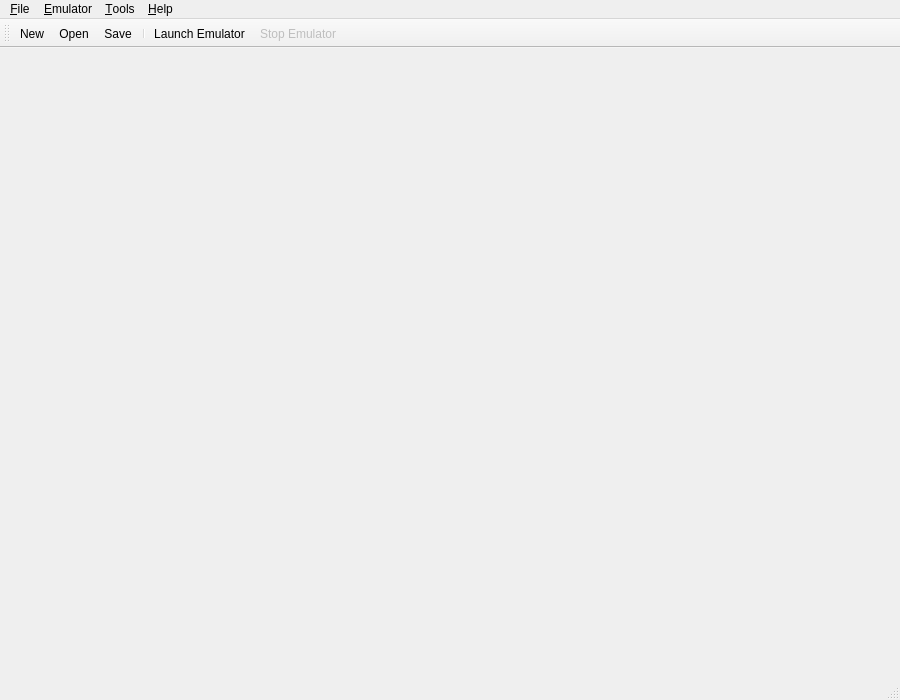
<?xml version="1.0" encoding="UTF-8"?>
<ui version="4.0">
 <class>MainWindow</class>
 <widget class="QMainWindow" name="MainWindow">
  <property name="geometry">
   <rect>
    <x>0</x>
    <y>0</y>
    <width>900</width>
    <height>700</height>
   </rect>
  </property>
  <property name="windowTitle">
   <string>NewtonEmu Frontend</string>
  </property>
  <widget class="QWidget" name="centralwidget"/>
  <widget class="QMenuBar" name="menubar">
   <property name="geometry">
    <rect>
     <x>0</x>
     <y>0</y>
     <width>900</width>
     <height>22</height>
    </rect>
   </property>
   <widget class="QMenu" name="menuFile">
    <property name="title">
     <string>&amp;File</string>
    </property>
    <addaction name="actionNew"/>
    <addaction name="actionOpen"/>
    <addaction name="actionSave"/>
    <addaction name="actionSaveAs"/>
    <addaction name="separator"/>
    <addaction name="actionExit"/>
   </widget>
   <widget class="QMenu" name="menuEmulator">
    <property name="title">
     <string>&amp;Emulator</string>
    </property>
    <addaction name="actionLaunch"/>
    <addaction name="actionStop"/>
   </widget>
   <widget class="QMenu" name="menuTools">
    <property name="title">
     <string>&amp;Tools</string>
    </property>
    <addaction name="actionDebugger"/>
    <addaction name="actionHfsManager"/>
    <addaction name="actionNetworkMonitor"/>
    <addaction name="actionDiskManager"/>
   </widget>
   <widget class="QMenu" name="menuHelp">
    <property name="title">
     <string>&amp;Help</string>
    </property>
    <addaction name="actionAbout"/>
    <addaction name="actionAboutQt"/>
   </widget>
   <addaction name="menuFile"/>
   <addaction name="menuEmulator"/>
   <addaction name="menuTools"/>
   <addaction name="menuHelp"/>
  </widget>
  <widget class="QStatusBar" name="statusbar"/>
  <widget class="QToolBar" name="toolBar">
   <property name="windowTitle">
    <string>toolBar</string>
   </property>
   <attribute name="toolBarArea">
    <enum>TopToolBarArea</enum>
   </attribute>
   <attribute name="toolBarBreak">
    <bool>false</bool>
   </attribute>
   <addaction name="actionNew"/>
   <addaction name="actionOpen"/>
   <addaction name="actionSave"/>
   <addaction name="separator"/>
   <addaction name="actionLaunch"/>
   <addaction name="actionStop"/>
  </widget>
  <action name="actionNew">
   <property name="icon">
    <iconset theme="document-new"/>
   </property>
   <property name="text">
    <string>&amp;New</string>
   </property>
   <property name="shortcut">
    <string>Ctrl+N</string>
   </property>
  </action>
  <action name="actionOpen">
   <property name="icon">
    <iconset theme="document-open"/>
   </property>
   <property name="text">
    <string>&amp;Open...</string>
   </property>
   <property name="shortcut">
    <string>Ctrl+O</string>
   </property>
  </action>
  <action name="actionSave">
   <property name="icon">
    <iconset theme="document-save"/>
   </property>
   <property name="text">
    <string>&amp;Save</string>
   </property>
   <property name="shortcut">
    <string>Ctrl+S</string>
   </property>
  </action>
  <action name="actionSaveAs">
   <property name="icon">
    <iconset theme="document-save-as"/>
   </property>
   <property name="text">
    <string>Save &amp;As...</string>
   </property>
   <property name="shortcut">
    <string>Ctrl+Shift+S</string>
   </property>
  </action>
  <action name="actionExit">
   <property name="icon">
    <iconset theme="application-exit"/>
   </property>
   <property name="text">
    <string>E&amp;xit</string>
   </property>
   <property name="shortcut">
    <string>Ctrl+Q</string>
   </property>
  </action>
  <action name="actionLaunch">
   <property name="icon">
    <iconset theme="media-playback-start"/>
   </property>
   <property name="text">
    <string>&amp;Launch Emulator</string>
   </property>
   <property name="toolTip">
    <string>Launch the emulator with current configuration</string>
   </property>
   <property name="shortcut">
    <string>F5</string>
   </property>
  </action>
  <action name="actionStop">
   <property name="enabled">
    <bool>false</bool>
   </property>
   <property name="icon">
    <iconset theme="media-playback-stop"/>
   </property>
   <property name="text">
    <string>&amp;Stop Emulator</string>
   </property>
   <property name="toolTip">
    <string>Stop the running emulator</string>
   </property>
   <property name="shortcut">
    <string>Shift+F5</string>
   </property>
  </action>
  <action name="actionDebugger">
   <property name="icon">
    <iconset theme="utilities-system-monitor"/>
   </property>
   <property name="text">
    <string>&amp;Debugger</string>
   </property>
   <property name="toolTip">
    <string>Open the live debugger</string>
   </property>
  </action>
  <action name="actionHfsManager">
   <property name="icon">
    <iconset theme="folder-open"/>
   </property>
   <property name="text">
    <string>&amp;HFS+ File Manager</string>
   </property>
   <property name="toolTip">
    <string>Browse and manage HFS+ disk images</string>
   </property>
  </action>
  <action name="actionNetworkMonitor">
   <property name="icon">
    <iconset theme="network-wired"/>
   </property>
   <property name="text">
    <string>&amp;Network Monitor</string>
   </property>
   <property name="toolTip">
    <string>Monitor network traffic</string>
   </property>
  </action>
  <action name="actionDiskManager">
   <property name="icon">
    <iconset theme="drive-harddisk"/>
   </property>
   <property name="text">
    <string>Disk &amp;Manager</string>
   </property>
   <property name="toolTip">
    <string>Manage virtual disk images</string>
   </property>
  </action>
  <action name="actionAbout">
   <property name="icon">
    <iconset theme="help-about"/>
   </property>
   <property name="text">
    <string>&amp;About</string>
   </property>
  </action>
  <action name="actionAboutQt">
   <property name="text">
    <string>About &amp;Qt</string>
   </property>
  </action>
 </widget>
 <resources/>
 <connections/>
</ui>
